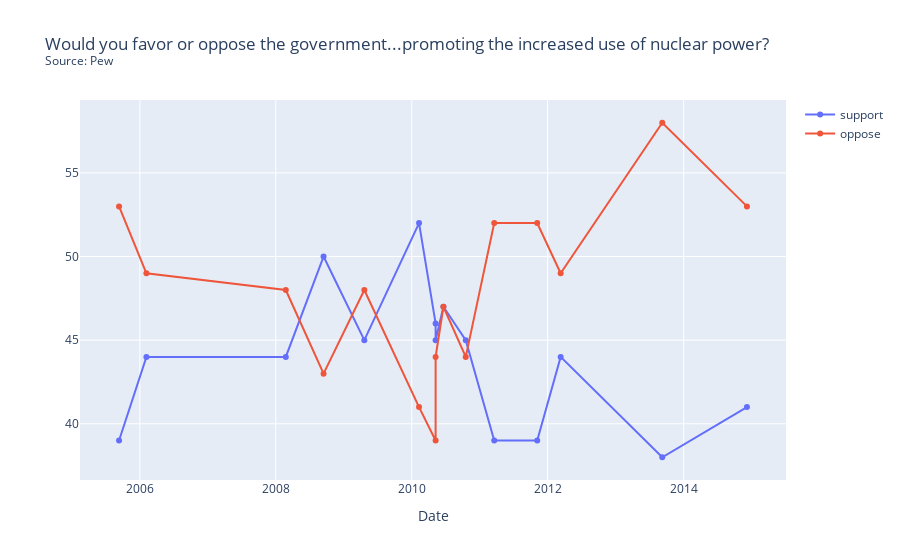
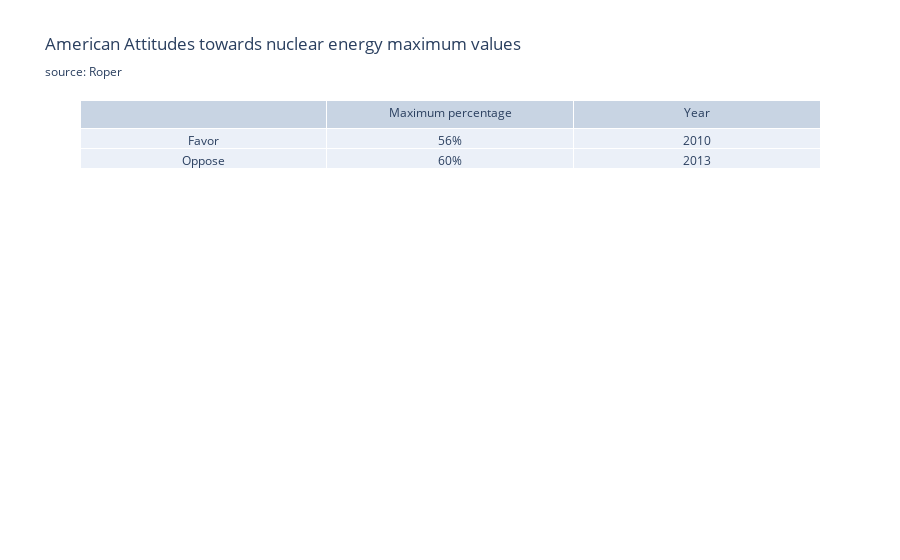

Notebook source saved alongside these figures, in order:
### Code cell
s3 = r"As I read some possible government policies to address America's energy supply, tell me whether you would favor or oppose each.\) Would you favor or oppose the government...promoting the increased use of nuclear power?"
s3_short = r"Would you favor or oppose the government...promoting the increased use of nuclear power?"
df7 = df_date[df_date['question'].str.contains(s3)]
df7 = df7.sort_values(by=['date'])
source = df7['firm'].iloc[0].title()
title = s3_short + "<br><sup>Source: " + source + "<sup>"
fig = px.line(df7, x="date", y=["support", "oppose"], title=title, markers=True)
fig.update_layout(yaxis_title="", xaxis_title="Date", legend_title="")
fig.show()

create_table(df7)

### Figure 1 — Plotly figure (JSON) as saved in the notebook; plotly's stock layout.template omitted (floating-point values rounded to 4 significant figures)
{"data": [{"hovertemplate": "variable=support<br>date=%{x}<br>value=%{y}<extra></extra>", "legendgroup": "support", "line": {"color": "#636efa", "dash": "solid"}, "marker": {"symbol": "circle"}, "mode": "markers+lines", "name": "support", "orientation": "v", "showlegend": true, "type": "scatter", "x": ["2005-09-11T00:00:00", "2006-02-05T00:00:00", "2008-02-24T00:00:00", "2008-09-14T00:00:00", "2009-04-21T00:00:00", "2010-02-09T00:00:00", "2010-05-09T00:00:00", "2010-05-09T00:00:00", "2010-06-20T00:00:00", "2010-10-18T00:00:00", "2011-03-20T00:00:00", "2011-11-06T00:00:00", "2012-03-11T00:00:00", "2013-09-08T00:00:00", "2014-12-07T00:00:00"], "xaxis": "x", "y": [39, 44, 44, 50, 45, 52, 46, 45, 47, 45, 39, 39, 44, 38, 41], "yaxis": "y"}, {"hovertemplate": "variable=oppose<br>date=%{x}<br>value=%{y}<extra></extra>", "legendgroup": "oppose", "line": {"color": "#EF553B", "dash": "solid"}, "marker": {"symbol": "circle"}, "mode": "markers+lines", "name": "oppose", "orientation": "v", "showlegend": true, "type": "scatter", "x": ["2005-09-11T00:00:00", "2006-02-05T00:00:00", "2008-02-24T00:00:00", "2008-09-14T00:00:00", "2009-04-21T00:00:00", "2010-02-09T00:00:00", "2010-05-09T00:00:00", "2010-05-09T00:00:00", "2010-06-20T00:00:00", "2010-10-18T00:00:00", "2011-03-20T00:00:00", "2011-11-06T00:00:00", "2012-03-11T00:00:00", "2013-09-08T00:00:00", "2014-12-07T00:00:00"], "xaxis": "x", "y": [53, 49, 48, 43, 48, 41, 39, 44, 47, 44, 52, 52, 49, 58, 53], "yaxis": "y"}], "layout": {"autosize": true, "legend": {"title": {"text": ""}, "tracegroupgap": 0}, "title": {"text": "Would you favor or oppose the government...promoting the increased use of nuclear power?<br><sup>Source: Pew<sup>"}, "xaxis": {"anchor": "y", "autorange": true, "domain": [0, 1], "range": ["2005-02-23 06:04:03.8435", "2015-06-24 17:55:56.1565"], "title": {"text": "Date"}, "type": "date"}, "yaxis": {"anchor": "x", "autorange": true, "domain": [0, 1], "range": [36.35, 59.65], "title": {"text": ""}, "type": "linear"}}}

### Figure 2 — Plotly figure (JSON) as saved in the notebook; plotly's stock layout.template omitted (floating-point values rounded to 4 significant figures)
{"data": [{"cells": {"values": [["Favor", "Oppose"], ["56%", "60%"], [2010, 2013]]}, "header": {"values": [" ", "Maximum percentage", "Year"]}, "type": "table"}], "layout": {"autosize": true, "title": {"text": "American Attitudes towards nuclear energy maximum values<br><sub>source: Roper"}}}
